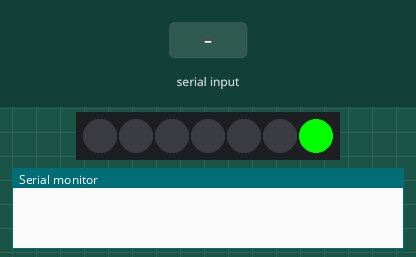
Simulated run of this sketch. Board: Arduino Uno, built with avr-gcc and run on an emulated ATmega328P. Shown: 7 RGB LEDs in strip order, left to right, the last lines printed to the serial monitor. The inputs (shaded band) are chosen by the test bench.

Above: at 1.2 s.
1.3 s: "J90\n" received over Serial
At 1.31 s:
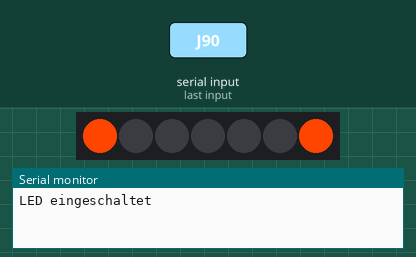
3.0 s: "B" received over Serial
At 4.9 s:
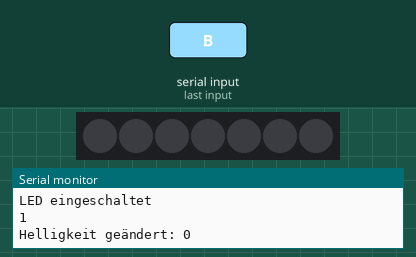
Timing chart, 0 to 6.4 s (numbered marks = the images above; inputs shaded):
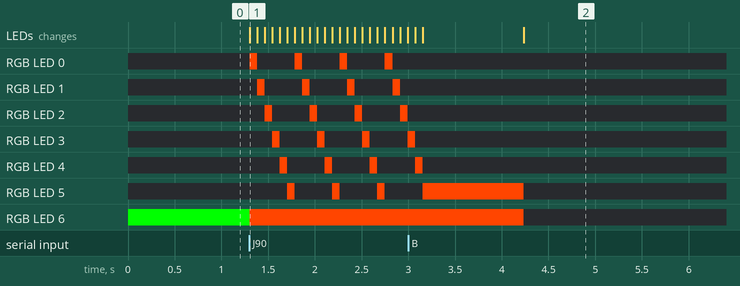

Measured:
- after the input at 1.3 s, RGB LED 0: alternates RGB(255, 69, 0) for 0.08 s and off for 0.40 s, starting at once; RGB LED 1: alternates RGB(255, 69, 0) for 0.08 s and off for 0.40 s, starting after 0.08 s

The sketch:

Blinklicht_SQL_.ino
```cpp
// Tim Eisenmann v0.08-alpha

#include <Adafruit_NeoPixel.h>

#define PIN            6  // Hier den Pin definieren, an dem die Datenleitung der WS2812 angeschlossen ist
#define NUMPIXELS      7  // Anzahl der LEDs in deinem Ring
int ledPin = 13;
int ledstat = 0;
int lastR = 0; // zuletzt empfangener R-Wert
int lastG = 255; // zuletzt empfangener G-Wert
int lastB = 0; // zuletzt empfangener B-Wert

Adafruit_NeoPixel strip = Adafruit_NeoPixel(NUMPIXELS, PIN, NEO_GRB + NEO_KHZ800);

void setup() {
  Serial.begin(9600); // Baudrate anpassen, falls erforderlich
  strip.begin();
  strip.show(); // Initialize all pixels to 'off'

  // Helligkeit einstellen (0-255)
  //strip.setBrightness(128); // Beispiel: 50% Helligkeit
}

void rundumlichtEffekt(int dauer) {
  // Rundumlicht-Effekt
  for (int i = 0; i < NUMPIXELS - 1; i++) {
    strip.setPixelColor(6, strip.Color(255, 69, 0)); // Rot
    strip.setPixelColor(i, strip.Color(255, 69, 0)); // Rot
    strip.show();
    delay(dauer);
    strip.setPixelColor(i, strip.Color(0, 0, 0)); // Ausschalten
  }
}

void setzeFarbe(int r, int g, int b) {
  strip.setPixelColor(6, strip.Color(r, g, b));
  strip.show();
  // Speichere die zuletzt empfangenen RGB-Werte
  lastR = r;
  lastG = g;
  lastB = b;
}

void loop() {
  // rundumlichtEffekt(150); // Die Zahl gibt die Verzögerung zwischen den LEDs an (in Millisekunden)

  if (Serial.available() > 0) {
    char command = Serial.read();
    if (command == 'J') { // 'J' für "Ja"
      digitalWrite(ledPin, HIGH);
      Serial.println("LED eingeschaltet");
      ledstat = 1;
      Serial.println(ledstat);
    } else if (command == 'N') { // 'N' für "Nein"
      digitalWrite(ledPin, LOW);
      Serial.println("LED ausgeschaltet");
      ledstat = 0;
      Serial.println(ledstat);

      // RGB-Werte von der seriellen Schnittstelle lesen
      int r = Serial.parseInt();
      int g = Serial.parseInt();
      int b = Serial.parseInt();

      // Sicherstellen, dass die RGB-Werte im gültigen Bereich liegen (0-255)
      r = constrain(r, 0, 255);
      g = constrain(g, 0, 255);
      b = constrain(b, 0, 255);

      // Setze die Farbe auf Basis der empfangenen RGB-Werte
      setzeFarbe(r, g, b);
    } else if (command == 'B') { // 'B' für "Brightness"
      int brightnessValue = Serial.parseInt();
      // Sicherstellen, dass der Helligkeitswert im gültigen Bereich liegt (0-255)
      brightnessValue = constrain(brightnessValue, 0, 255);
      // Helligkeit einstellen
      strip.setBrightness(brightnessValue);
      strip.show(); // Helligkeitseinstellung aktualisieren
      Serial.print("Helligkeit geändert: ");
      Serial.println(brightnessValue);
    }
  }

  if (ledstat == 1) {
    rundumlichtEffekt(80);
  } else if (ledstat == 0) {
    strip.show(); // Initialize all pixels to 'off'
    // Setze die Farbe auf Basis der zuletzt empfangenen RGB-Werte
    setzeFarbe(lastR, lastG, lastB);
  }
}
```
